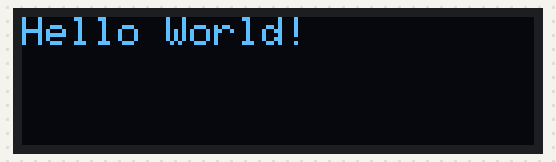
A sketch run on a simulated ESP32. Shown: 128×32 one-colour display.

Above: at 0.1 s.

The sketch:

helloWorldMini.ino
```cpp
///////////////////////////////
// code to display on mini lcd
///////////////////////////////

#include <Wire.h>
#include <Adafruit_GFX.h>
#include <Adafruit_SSD1306.h>

#define SCREEN_WIDTH 128
#define SCREEN_HEIGHT 32  // Change to 64 if using 128x64 display
#define OLED_RESET -1

// Custom I2C pins
#define I2C_SDA 21  // Keep default SDA
#define I2C_SCL 16  // Using GPIO16 instead of 22

#define SCREEN_ADDRESS 0x3C

Adafruit_SSD1306 display(SCREEN_WIDTH, SCREEN_HEIGHT, &Wire, OLED_RESET);

void setup() {
  Wire.begin(I2C_SDA, I2C_SCL);  // Initialize I2C with custom pins
  Serial.begin(9600);

  if(!display.begin(SSD1306_SWITCHCAPVCC, SCREEN_ADDRESS)) {
    Serial.println(F("SSD1306 allocation failed"));
    for(;;);
  }

  display.clearDisplay();
  display.setTextSize(1);
  display.setTextColor(SSD1306_WHITE);
  display.setCursor(0,0);
  display.println(F("Hello World!"));
  display.display();
}

void loop() {
  // Your main code here
}
```
